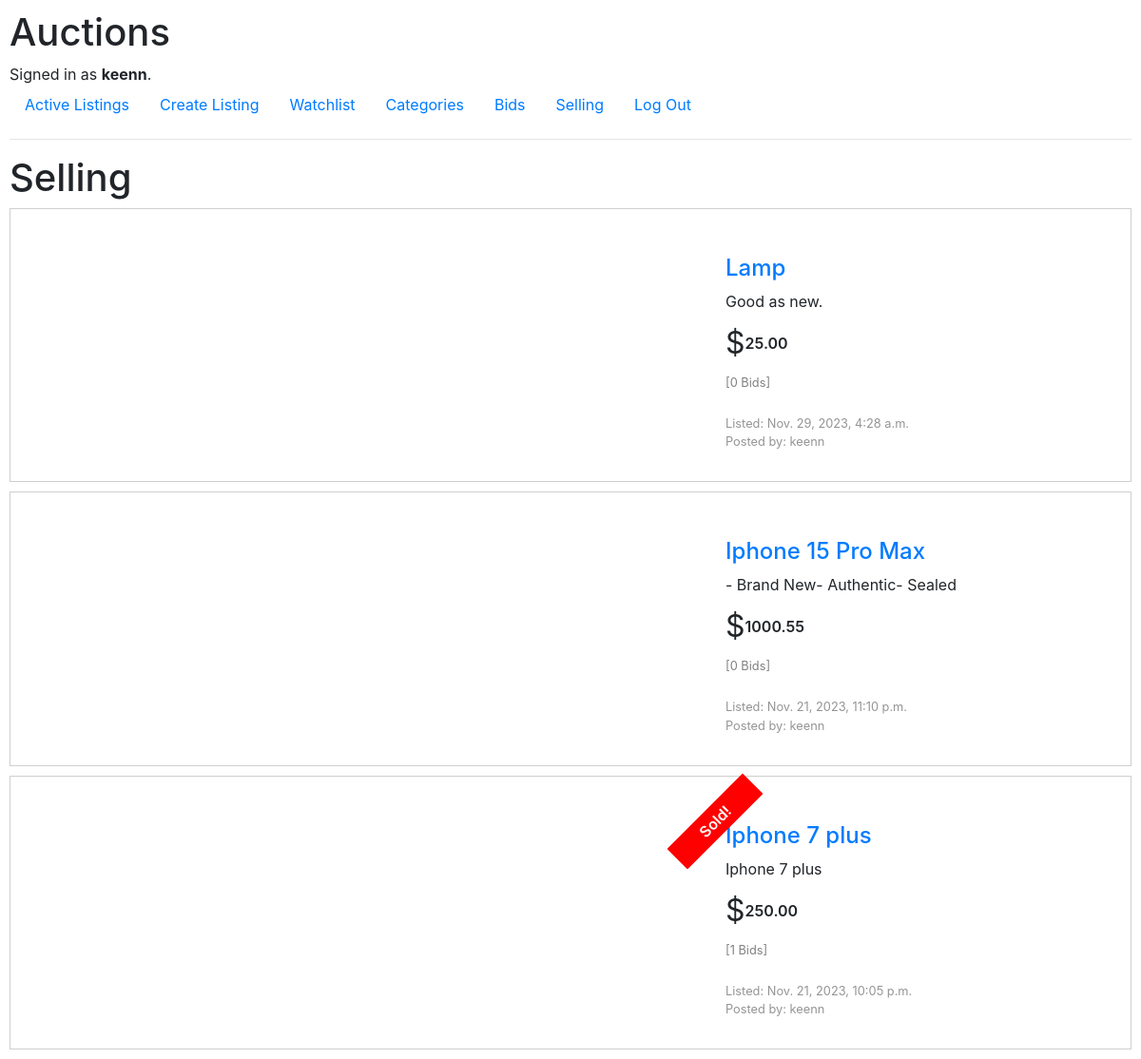
The page /selling (signed in) on the database its author committed.
### auctions/models.py (models this page shows, shortened)
class User(AbstractUser):
    pass

class Listing(models.Model):
    seller = models.ForeignKey(User, on_delete=models.CASCADE, related_name="ownListings")
    title = models.CharField(max_length=64)
    description = models.CharField(max_length=5000)
    startingBid = models.DecimalField(decimal_places=2,
                                      max_digits=10)
    image = models.CharField(max_length=5000,
                             default="https://upload.wikimedia.org/wikipedia/commons/thumb/4/46/Question_mark_%28black%29.svg/800px-Question_mark_%28black%29.svg.png")
    timestamp = models.DateTimeField(default=timezone.now, editable=False)
    category = models.ForeignKey(Category, on_delete=models.CASCADE, related_name='listingCategory')
    availability = models.BooleanField(default=True)

### auctions/views.py (the view)
# urls.py: path("selling", views.selling, name='selling')
@login_required
def selling(request):
    return render(request, 'auctions/selling.html', {
        'listings' : [{'listing' : item, 'bid' : Bid.objects.filter(listing=item).count()} for item in Listing.objects.filter(seller=User.objects.get(pk=request.user.id)).order_by('-id')],
        'watchlistCount' : Watchlist.objects.get(user = User.objects.get(pk=request.user.id)).listing.count()
    })

### auctions/templates/auctions/selling.html (shortened to what this page needs)
{% extends 'auctions/layout.html' %}
{% block body %}
<div class="sellingWrapper">
    <h1>Selling</h1>
    <div class="allListings">
        {% for listing in listings %}
                <div class="listing">
                    <div class="displaypic">
                        <a href="{% url 'listing' listing.listing.title listing.listing.id %}"><img src="{{ listing.listing.image }}" alt=""></a>
                    </div>
                    <div class="itemInfo">
                        <div class="infoTitle">
                            <a href="{% url 'listing' listing.listing.title listing.listing.id %}">
                                <h4>{{ listing.listing.title }}</h4>
                            </a>
                            {% if not listing.listing.availability %}
                                <div class="availabilityStatus">
                                    <p class="sold">Sold!</p>
                                </div>
                            {% endif %}
                        </div>
                        <div class="infoDescription">{{ listing.listing.description }}</div>
                        <div class="infoStartingBid">
                            <span class="dollar">$</span>
                            <span class="price">{{ listing.listing.startingBid | floatformat:2 }}</span>
                        </div>
                        <div class="nBid">
                            <p>[{{ listing.bid }} Bids]</p>
                        </div>
                        <div class="created">
                            <p>Listed: {{ listing.listing.timestamp }}</p>
                            <p>Posted by: {{ listing.listing.seller.username }}</p>
                        </div>
                    </div>
                </div>
        {% endfor %}
    </div>
</div>
{% endblock %}

### auctions/templates/auctions/layout.html (shortened to what this page needs)
{% load static %}
<!DOCTYPE html>
<html lang="en">
    <head>
        <link rel="stylesheet" href="https://stackpath.bootstrapcdn.com/bootstrap/4.4.1/css/bootstrap.min.css">
        <link href="{% static 'auctions/styles.css' %}" rel="stylesheet">
    </head>
    <body>
        <h1>Auctions</h1>
        <div>
            {% if user.is_authenticated %}
                Signed in as <strong>{{ user.username }}</strong>.
            {% else %}
                Not signed in.
            {% endif %}
        </div>
        <ul class="nav">
            <li class="nav-item">
                <a class="nav-link" href="{% url 'index' %}">Active Listings</a>
            </li>
            {% if user.is_authenticated %}
                <li class="nav-item">
                    <a class="nav-link" href="{% url 'new' %}">Create Listing</a>
                </li>
                <li class="nav-item">
                    <a class="nav-link watchlistnav" href="{% url 'watchlist' %}">Watchlist
                    </a>
                </li>
                <li class="nav-item">
                    <a class="nav-link" href="{% url 'categories' %}">Categories</a>
                </li>
                <li class="nav-item">
                    <a class="nav-link" href="{% url 'bids' %}">Bids</a>
                </li>
                <li class="nav-item">
                    <a class="nav-link" href="{% url 'selling' %}">Selling</a>
                </li>
                <li class="nav-item">
                    <a class="nav-link" href="{% url 'logout' %}">Log Out</a>
                </li>
            {% endif %}
        </ul>
        <hr>
        {% block body %}
        {% endblock %}
    </body>
</html>

### auctions/static/auctions/styles.css (style rules this page uses)
* { padding: 0; margin: 0; box-sizing: border-box; text-decoration: none !important; }
body { padding: 10px; }
.allListings { display: flex; flex-direction: column; gap: 10px; }
.listing { padding: 2rem; display: flex; flex-direction: row; gap: 20rem; border: 1px solid rgba(128, 128, 128, 0.377); }
.itemInfo { display: flex; flex-direction: column; margin-top: 1rem; gap: .5rem; }
.infoStartingBid { display: flex; flex-direction: row; }
.dollar { font-style: bold; font-size: 2rem; }
.price { font-weight: 600; }
.infoStartingBid span { align-self: center; }
.nBid p { color: gray; font-size: .8rem; }
.displaypic { margin-left: 5rem; }
.infoTitle { display: flex; flex-direction: row; gap: 1rem; }
.infoTitle * { margin: 0; align-self: end; }
.infoTitle h4 { margin: 0; }
.created p { margin-bottom: 0; font-size: .8rem; color: rgba(128, 128, 128, 0.84); }
.sold { border: solid red; padding-inline: 1rem; width: 7rem; text-align: center; color: white; background-color: rgb(255, 0, 0); font-weight: 600; transform: rotate(315deg); position: absolute; left: -4.2rem; top: -1rem; }
.listingTitleDiv, .infoTitle { position: relative; }

### rows shown on the page
User: username "keenn"
Listing: listing "Lamp", listing.description "Good as new.", listing.startingBid "25.00", bid "0", listing.timestamp "Nov. 29, 2023, 4:28 a.m.", listing.seller.username "keenn"
Listing: listing "Iphone 15 Pro Max", listing.description "- Brand New- Authentic- Sealed", listing.startingBid "1000.55", bid "0", listing.timestamp "Nov. 21, 2023, 11:10 p.m.", listing.seller.username "keenn"
Listing: listing "Iphone 7 plus", availability "Sold!", listing.description "Iphone 7 plus", listing.startingBid "250.00", bid "1", listing.timestamp "Nov. 21, 2023, 10:05 p.m.", listing.seller.username "keenn"
